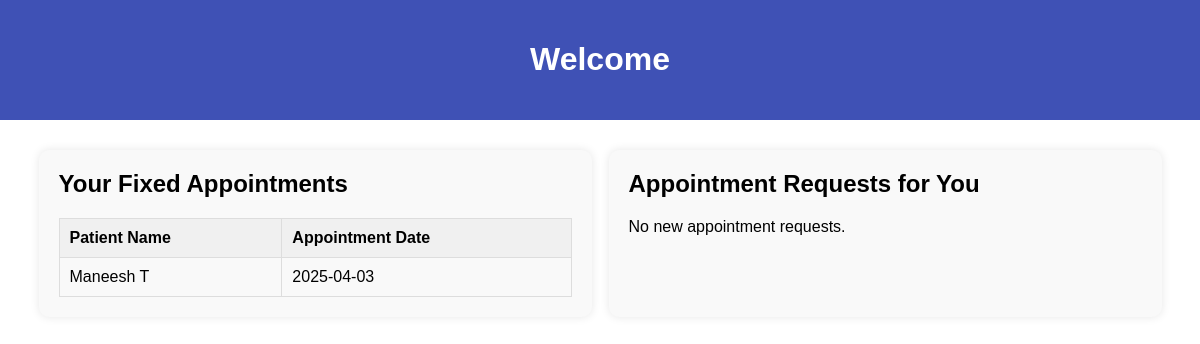
Before: /doclogged (signed in) with the older database file.
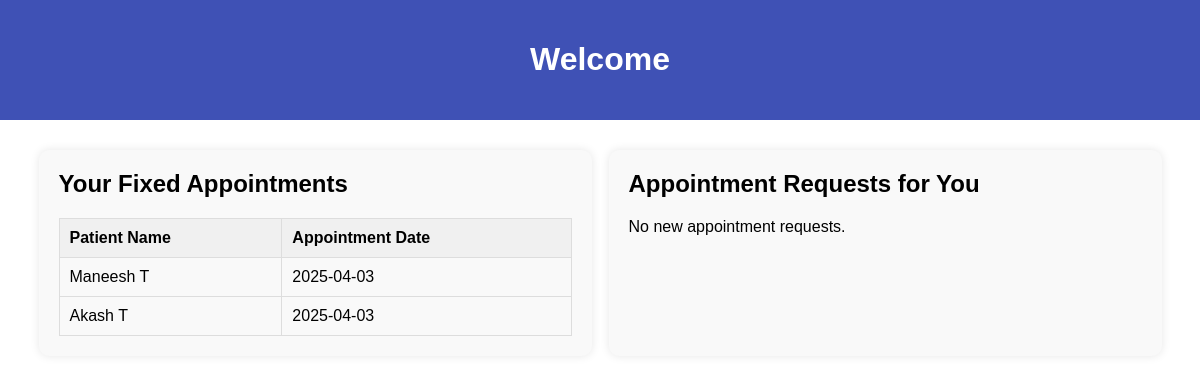
After: the same page with the newer database file.
### models.py (models this page shows)
class Appointment(db.Model):
    id = db.Column(db.Integer, primary_key = True)
    patient_id = db.Column(db.Integer, db.ForeignKey('patient.id'))
    doctor_id = db.Column(db.Integer, db.ForeignKey('doctor.id'))
    appointment_date = db.Column(db.Date)
    status = db.Column(db.String(), default = 'Pending')

class Patient(db.Model):
    id = db.Column(db.Integer, primary_key = True)
    full_name = db.Column(db.String())
    phone_no = db.Column(db.String())
    dob = db.Column(db.Date)
    address = db.Column(db.String())
    password = db.Column(db.String())
    is_approved = db.Column(db.Boolean(), default = False)
    appointments = db.relationship('Appointment', backref = 'patient')

### app.py (the view)
@app.route('/doclogged')
def doctor_logged():
    if 'doctor_id' not in session:
        return redirect('/logdoc')
    doctor_id = session['doctor_id']
    appointment_requests = Appointment.query.filter_by(status = 'pending', doctor_id = doctor_id).all()
    fixed_appointments = Appointment.query.filter_by(status = 'approved', doctor_id = doctor_id).all()
    return render_template('doclogged.html', appointment_requests = appointment_requests, fixed_appointments = fixed_appointments)

### templates/doclogged.html (shortened to what this page needs)
<!DOCTYPE html>
<html lang="en">
<head>
</head>
<body>
<header>
    <h1>Welcome</h1>
</header>
<div class="main-container">
    <div class="card">
        <h2>Your Fixed Appointments</h2>
        {% if fixed_appointments %}
        <table>
            <thead>
                <tr>
                    <th>Patient Name</th>
                    <th>Appointment Date</th>
                </tr>
            </thead>
            <tbody>
                {% for appt in fixed_appointments %}
                <tr>
                    <td>{{ appt.patient.full_name }}</td>
                    <td>{{ appt.appointment_date }}</td>
                </tr>
                {% endfor %}
            </tbody>
        </table>
        {% else %}
        <p>No fixed appointments yet.</p>
        {% endif %}
    </div>
    <div class="card">
        <h2>Appointment Requests for You</h2>
        {% if appointment_requests %}
        <table>
            <thead>
                <tr>
                    <th>Patient Name</th>
                    <th>Date Requested</th>
                    <th>Actions</th>
                </tr>
            </thead>
            <tbody>
                {% for req in appointment_requests %}
                <tr>
                    <td>{{ req.patient.full_name }}</td>
                    <td>{{ req.appointment_date }}</td>
                    <td>
                        <form method="POST" action="/approve_appointment/{{ req.id }}" style="display:inline;">
                            <input type="hidden" name="appointment_id" value="{{ req.id }}">
                            <button type="submit">Approve</button>
                        </form>
                        <form method="POST" action="/reject_appointment" style="display:inline;">
                            <input type="hidden" name="appointment_id" value="{{ req.id }}">
                            <button type="submit" class="reject">Reject</button>
                        </form>
                    </td>
                </tr>
                {% endfor %}
            </tbody>
        </table>
        {% else %}
        <p>No new appointment requests.</p>
        {% endif %}

Changed rows visible on the page:
added Appointment: patient.full_name "Akash T", appointment_date "2025-04-03"
